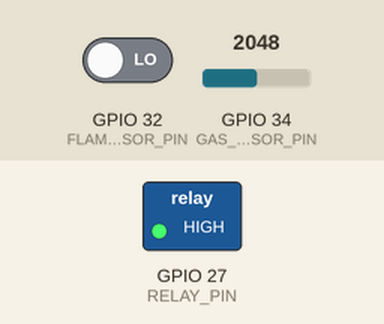
This sketch was run on a simulated ESP32. Shown: switched loads named in the sketch (green lamp = pin HIGH). The test bench sets the inputs (shaded band); at power-on: GPIO 32 (FLAME_SENSOR_PIN) LOW, GPIO 34 (GAS_SENSOR_PIN) = 2048. WiFi joins after 1.5 s; servers stay silent unless stated; no MQTT or app messages arrive unless stated; what the sketch prints to the serial monitor is not drawn.

Above: at 3.2 s.
3.3 s: GPIO 32 (FLAME_SENSOR_PIN) driven HIGH
At 3.8 s:
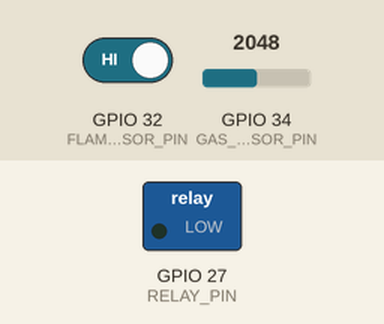
6.3 s: GPIO 34 (GAS_SENSOR_PIN) set to 761
7.8 s: GPIO 34 (GAS_SENSOR_PIN) set to 631
At 9.2 s:
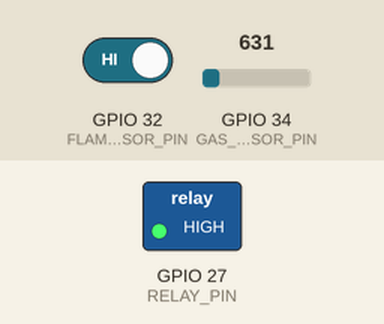
10.8 s: GPIO 34 (GAS_SENSOR_PIN) set to 740
At 11.7 s:
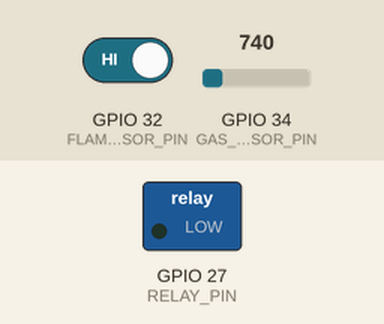
12.4 s: GPIO 34 (GAS_SENSOR_PIN) set to 660
At 13.4 s:
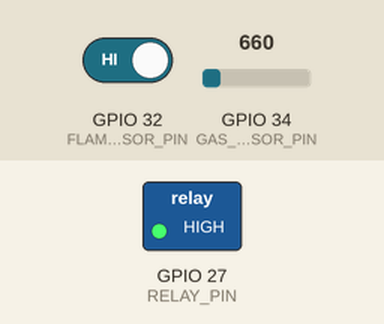
Timing chart, 0 to 15.4 s (numbered marks = the images above; inputs shaded):
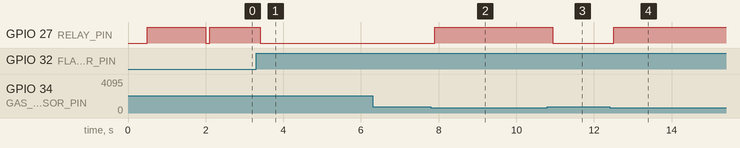

Measured:
- the behaviour switches between 700 and 699 on GPIO 34 (GAS_SENSOR_PIN) (found by bisection; images 1 and 2)
- after the input at 3.3 s, GPIO 27 (RELAY_PIN): HIGH → LOW after 0.11 s
- after the input at 6.3 s, every drawn part: stays the same
- after the input at 7.8 s, GPIO 27 (RELAY_PIN): LOW → HIGH after 0.10 s
- after the input at 10.8 s, GPIO 27 (RELAY_PIN): HIGH → LOW after 0.13 s
- after the input at 12.4 s, GPIO 27 (RELAY_PIN): LOW → HIGH after 0.11 s

The sketch:

level3-esp32-mqtt.ino
```cpp
// ESP32 Level 3 Sensors + MQTT publishing (telemetry + alerts)
// Paste into your sketch or use as reference. Set Wi-Fi/MQTT creds below.

#include <WiFi.h>
#include <PubSubClient.h>
#include <ArduinoJson.h>
#include <driver/adc.h>

// ============== WIFI & MQTT CONFIG ==============
const char* WIFI_SSID     = "YOUR_SSID";
const char* WIFI_PASSWORD = "YOUR_PASSWORD";

// MQTT broker (use mqtts:// host with port 8883 for TLS, or mqtt:// with 1883)
const char* MQTT_BROKER   = "your-broker-url"; // e.g., broker.hivemq.com
const int   MQTT_PORT     = 8883;               // 1883 if no TLS
const char* MQTT_USER     = "YOUR_MQTT_USER";   // set or leave "" if open
const char* MQTT_PASS     = "YOUR_MQTT_PASS";   // set or leave "" if open

// Topics
const char* TOPIC_TELEMETRY = "security/level3/sensors";
const char* TOPIC_ALERTS    = "security/level3/alerts";

// ============== PIN DEFINITIONS ==============
const uint8_t FLAME_SENSOR_PIN = 32;    // Stable input pin
const uint8_t GAS_SENSOR_PIN   = 34;    // ADC pin (GPIO34 = ADC1_CH6)
const uint8_t RELAY_PIN        = 27;    // Stable output pin

// ============== STATE MACHINE VARIABLES ==============
enum SystemState {
  STATE_SAFE,
  STATE_FLAME_DETECT,
  STATE_GAS_LOW,
  STATE_CRITICAL
};

SystemState currentState = STATE_SAFE;
SystemState previousState = STATE_SAFE;

// ============== TIMING & DEBOUNCING ==============
const uint16_t FLAME_DEBOUNCE = 100;      // ms
const uint16_t GAS_DEBOUNCE   = 200;      // ms
const uint16_t FLAME_STABLE_READS = 5;
const uint16_t GAS_SAMPLE_SIZE    = 10;
const uint16_t PRINT_INTERVAL     = 1500; // ms

unsigned long lastFlameChangeTime = 0;
unsigned long lastGasChangeTime   = 0;
unsigned long lastPrintTime       = 0;

uint16_t flameStableCounter = 0;
int lastFlameReading = HIGH;

// ============== GAS SENSOR CALIBRATION (REVERSED LOGIC) ==============
const float   MQ4_RO_CLEAN_AIR  = 9.83; // not used directly here
const uint16_t GAS_THRESHOLD_PPM = 500;
const uint16_t GAS_THRESHOLD_RAW = 700; // alarm when BELOW this

int gasReadingArray[GAS_SAMPLE_SIZE];
uint8_t gasReadingIndex = 0;
bool gasArrayFull = false;

// ============== STATUS FLAGS ==============
volatile bool alertActive   = false;
volatile bool relayState    = HIGH; // HIGH = OFF (fail-safe)
volatile bool flameDetected = false;
volatile bool gasLow        = false; // TRUE when gas below threshold

// ============== NETWORK & MQTT ==============
WiFiClient wifiClient;
PubSubClient mqttClient(wifiClient);
unsigned long lastMqttReconnect = 0;
const unsigned long MQTT_RECONNECT_INTERVAL = 5000;

void connectWiFi() {
  if (WiFi.status() == WL_CONNECTED) return;
  WiFi.mode(WIFI_STA);
  WiFi.begin(WIFI_SSID, WIFI_PASSWORD);
  Serial.print("Connecting to WiFi");
  while (WiFi.status() != WL_CONNECTED) {
    delay(500);
    Serial.print(".");
  }
  Serial.println("\nWiFi connected, IP: " + WiFi.localIP().toString());
}

bool connectMqtt() {
  if (mqttClient.connected()) return true;
  if (millis() - lastMqttReconnect < MQTT_RECONNECT_INTERVAL) return false;
  lastMqttReconnect = millis();

  mqttClient.setServer(MQTT_BROKER, MQTT_PORT);
  Serial.print("Connecting to MQTT...");
  bool ok = strlen(MQTT_USER) > 0
    ? mqttClient.connect("esp32-level3", MQTT_USER, MQTT_PASS)
    : mqttClient.connect("esp32-level3");
  if (ok) {
    Serial.println("connected");
    return true;
  }
  Serial.print("failed, rc=");
  Serial.println(mqttClient.state());
  return false;
}

void publishJson(const char* topic, JsonDocument& doc) {
  char buf[512];
  size_t n = serializeJson(doc, buf);
  mqttClient.publish(topic, buf, n);
}

// ============== SENSOR PROCESSING HELPERS ==============
int calculateGasAverage() {
  long sum = 0;
  for (int i = 0; i < GAS_SAMPLE_SIZE; i++) sum += gasReadingArray[i];
  return (int)(sum / GAS_SAMPLE_SIZE);
}

void sendTelemetry(int gasRaw, int gasAvg) {
  if (!connectMqtt()) return;
  StaticJsonDocument<256> doc;
  doc["deviceId"] = "esp32-level3";
  doc["flame"] = flameDetected;
  doc["gasRaw"] = gasRaw;
  doc["gasAvg"] = gasAvg;
  doc["gasThreshold"] = GAS_THRESHOLD_RAW;
  doc["state"] = (int)currentState;
  doc["timestamp"] = millis();
  publishJson(TOPIC_TELEMETRY, doc);
}

void sendAlert(const char* reason, int gasRaw, int gasAvg) {
  if (!connectMqtt()) return;
  StaticJsonDocument<256> doc;
  doc["deviceId"] = "esp32-level3";
  doc["alert"] = reason; // "flame", "gas_low", "critical"
  doc["flame"] = flameDetected;
  doc["gasRaw"] = gasRaw;
  doc["gasAvg"] = gasAvg;
  doc["gasThreshold"] = GAS_THRESHOLD_RAW;
  doc["timestamp"] = millis();
  // doc["snapshotUrl"] = "http://your-host/snapshots/level3.jpg"; // optional
  publishJson(TOPIC_ALERTS, doc);
}

// ============== ORIGINAL LOGIC (UNCHANGED WHERE POSSIBLE) ==============
void setup() {
  Serial.begin(115200);
  delay(500);
  Serial.println("\nESP32 DUAL SENSOR FIRE/GAS SAFETY SYSTEM - MQTT-ENABLED\n");

  pinMode(FLAME_SENSOR_PIN, INPUT);
  pinMode(RELAY_PIN, OUTPUT);
  analogSetWidth(12);
  analogSetAttenuation(ADC_11db);

  digitalWrite(RELAY_PIN, HIGH);
  relayState = HIGH;

  for (int i = 0; i < GAS_SAMPLE_SIZE; i++) gasReadingArray[i] = 0;

  connectWiFi();
  connectMqtt();
}

int gasAverageCached = 0; // to reuse in alert functions
int gasRawCached = 0;

void loop() {
  if (WiFi.status() != WL_CONNECTED) connectWiFi();
  connectMqtt();
  mqttClient.loop();

  updateFlameState();
  updateGasState();
  updateSystemState();
  updateRelayState();

  gasRawCached = analogRead(GAS_SENSOR_PIN);
  gasAverageCached = gasArrayFull ? calculateGasAverage() : gasRawCached;

  // Periodic telemetry
  if (millis() - lastPrintTime >= PRINT_INTERVAL) {
    sendTelemetry(gasRawCached, gasAverageCached);
    printSystemStatus();
    lastPrintTime = millis();
  }

  // Alerts on conditions (simple, can be edge-triggered if preferred)
  if (flameDetected) sendAlert("flame", gasRawCached, gasAverageCached);
  if (gasLow)        sendAlert("gas_low", gasRawCached, gasAverageCached);
  if (currentState == STATE_CRITICAL) sendAlert("critical", gasRawCached, gasAverageCached);

  delay(20);
}

// ============== FLAME SENSOR PROCESSING ==============
void updateFlameState() {
  int flameReading = digitalRead(FLAME_SENSOR_PIN);
  if (flameReading == lastFlameReading) {
    flameStableCounter++;
  } else {
    flameStableCounter = 0;
    lastFlameReading = flameReading;
  }
  if (flameStableCounter >= FLAME_STABLE_READS) {
    if (flameReading == LOW) {
      if (!flameDetected) {
        flameDetected = true;
        lastFlameChangeTime = millis();
        alertActive = true;
      }
    } else {
      if (flameDetected) {
        flameDetected = false;
        lastFlameChangeTime = millis();
        alertActive = false;
      }
    }
    flameStableCounter = 0;
  }
}

// ============== GAS SENSOR PROCESSING (REVERSED LOGIC) ==============
void updateGasState() {
  int gasRawValue = analogRead(GAS_SENSOR_PIN);
  gasReadingArray[gasReadingIndex] = gasRawValue;
  gasReadingIndex = (gasReadingIndex + 1) % GAS_SAMPLE_SIZE;
  if (gasReadingIndex == 0) gasArrayFull = true;

  if (gasArrayFull) {
    int gasAverage = calculateGasAverage();
    if (gasAverage < GAS_THRESHOLD_RAW) {
      if (!gasLow) {
        gasLow = true;
        lastGasChangeTime = millis();
        alertActive = true;
      }
    } else {
      if (gasLow) {
        gasLow = false;
        lastGasChangeTime = millis();
        alertActive = false;
      }
    }
  }
}

// ============== SYSTEM STATE MACHINE ==============
void updateSystemState() {
  SystemState newState = STATE_SAFE;
  if (flameDetected && gasLow) newState = STATE_CRITICAL;
  else if (flameDetected)      newState = STATE_FLAME_DETECT;
  else if (gasLow)             newState = STATE_GAS_LOW;
  else                         newState = STATE_SAFE;
  if (newState != currentState) {
    previousState = currentState;
    currentState = newState;
  }
}

// ============== RELAY CONTROL ==============
void updateRelayState() {
  bool newRelayState = (currentState != STATE_SAFE) ? HIGH : LOW;
  if (newRelayState != relayState) {
    relayState = newRelayState;
    digitalWrite(RELAY_PIN, relayState);
  }
}

// ============== STATUS PRINTING ==============
void printSystemStatus() {
  int flameValue = digitalRead(FLAME_SENSOR_PIN);
  int gasRawValue = analogRead(GAS_SENSOR_PIN);
  int gasAverage = gasArrayFull ? calculateGasAverage() : gasRawValue;

  Serial.print("| T: ");
  Serial.printf("%04lu ms | ", millis() % 10000);
  Serial.print("Flame: ");
  Serial.print(flameValue == LOW ? "YES" : "NO ");
  Serial.print(" | Gas: ");
  Serial.printf("%d (%s) | ", gasAverage, gasAverage < GAS_THRESHOLD_RAW ? "LOW" : "OK");
  Serial.print("State: ");
  switch (currentState) {
    case STATE_SAFE:         Serial.print("SAFE    | "); break;
    case STATE_FLAME_DETECT: Serial.print("FLAME   | "); break;
    case STATE_GAS_LOW:      Serial.print("GASLOW  | "); break;
    case STATE_CRITICAL:     Serial.print("CRIT    | "); break;
  }
  Serial.print("Relay: ");
  Serial.println(relayState == HIGH ? "OFF" : "ON");
}
```
